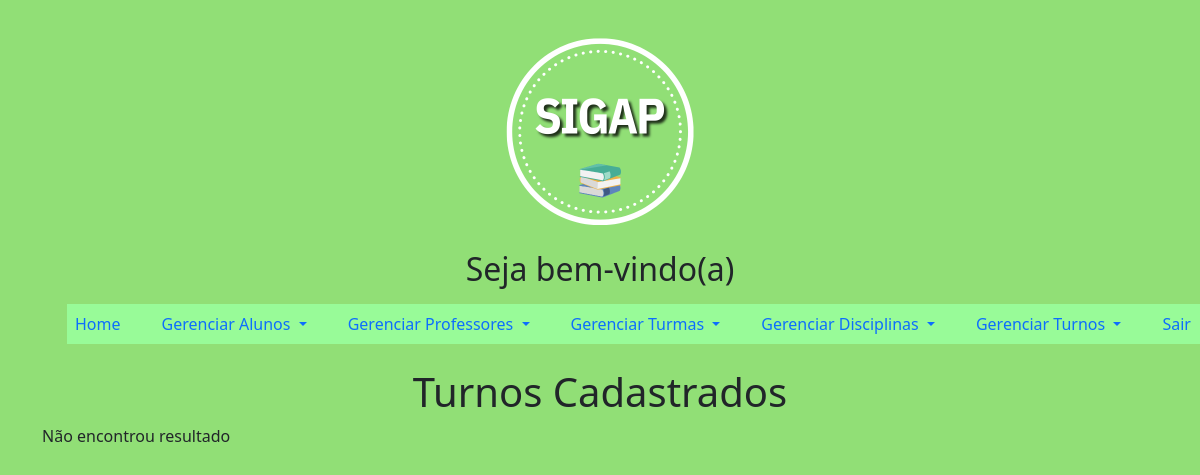
Page /principalAdmin.php?page=listarTurnos on the earlier database version.
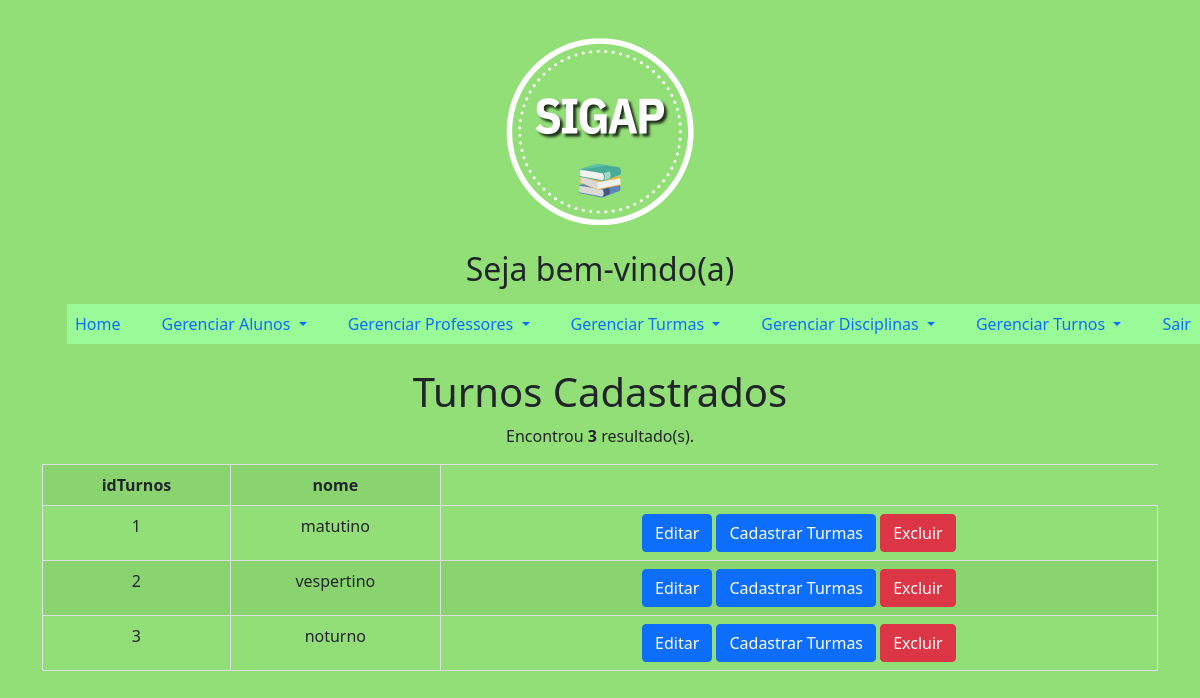
Same page on the later database version.
### tables this page shows
CREATE TABLE `turnos` (
  `idTurnos` int(11) NOT NULL,
  `nome` varchar(45) NOT NULL
);

### listarTurnos.php (the view)
<?php
	$sql = "SELECT * FROM turnos";
	$res = $mysqli->query($sql);
	$qtd = $res->num_rows;
?>
    <div class="row">
        <div class="col-12">
            <h1>Turnos Cadastrados</h1>
        </div>
		<?php
        if($qtd > 0){
		print "<p>Encontrou <b>$qtd</b> resultado(s).</p>";
		print "<table class='table table-bordered table-striped table-hover'>";
		print "<tr>";
		print "<th>idTurnos</th>";
		print "<th>nome</th>";
		print "</tr>";
		while($row = $res->fetch_object()){
			print "<tr>";
			print "<td>".$row->idTurnos."</td>";
			print "<td>".$row->nome."</td>";
			print "<td>
					 <button onclick=\"location.href='?page=editarTurnos&idTurnos=".$row->idTurnos."';\" class='btn btn-primary'>Editar</button>
					 <button onclick=\"location.href='?page=cadastrarTurmas&idTurnos=".$row->idTurnos."';\" class='btn btn-primary'>Cadastrar Turmas</button>
					 <button onclick=\"if(confirm('Tem certeza que deseja excluir?')){location.href='?page=salvarTurnos&acao=excluir&idTurnos=".$row->idTurnos."';}else{false;}\"  class='btn btn-danger'>Excluir</button>
			       </td>";
			print "</tr>";
		}
		print "</table>";
	}else{
		print "Não encontrou resultado";
	}
	?>

Differences in the rows shown:
added turnos: idTurnos "1", nome "matutino"
added turnos: idTurnos "2", nome "vespertino"
added turnos: idTurnos "3", nome "noturno"
Other differences:
$qtd: (not shown) → "3"
text no longer shown: "Não encontrou resultado"
text now shown: "Encontrou resultado(s). idTurnos nome"
